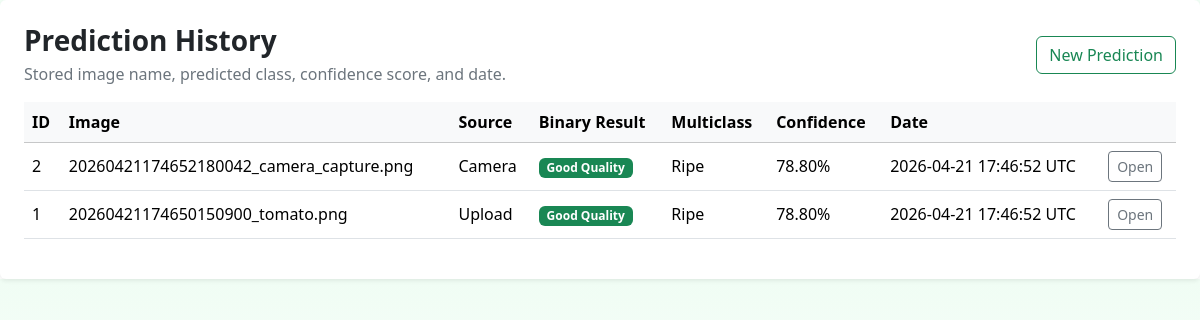
The app's page /history with its own data.
### tables this page shows
CREATE TABLE predictions (
            id INTEGER PRIMARY KEY AUTOINCREMENT,
            image_name TEXT NOT NULL,
            image_path TEXT NOT NULL,
            source TEXT NOT NULL,
            multiclass_prediction TEXT NOT NULL,
            binary_prediction TEXT NOT NULL,
            multiclass_confidence REAL NOT NULL,
            binary_confidence REAL NOT NULL,
            explanation TEXT NOT NULL,
            created_at TEXT NOT NULL
        );

### app.py (the view)
@app.route("/history")
def history():
    return render_template("history.html", predictions=query_predictions())

### app.py (called while the page is built)
def get_db() -> sqlite3.Connection:
    if "db" not in g:
        conn = sqlite3.connect(DB_PATH)
        conn.row_factory = sqlite3.Row
        g.db = conn
    return g.db

def init_db() -> None:
    db = get_db()
    db.execute(
        """
        CREATE TABLE IF NOT EXISTS predictions (
            id INTEGER PRIMARY KEY AUTOINCREMENT,
            image_name TEXT NOT NULL,
            image_path TEXT NOT NULL,
            source TEXT NOT NULL,
            multiclass_prediction TEXT NOT NULL,
            binary_prediction TEXT NOT NULL,
            multiclass_confidence REAL NOT NULL,
            binary_confidence REAL NOT NULL,
            explanation TEXT NOT NULL,
            created_at TEXT NOT NULL
        )
        """
    )
    db.commit()

def query_predictions(limit: Optional[int] = None) -> List[sqlite3.Row]:
    db = get_db()
    query = "SELECT * FROM predictions ORDER BY id DESC"
    if limit:
        return db.execute(query + " LIMIT ?", (limit,)).fetchall()
    return db.execute(query).fetchall()

@app.before_request
def before_request() -> None:
    init_db()

### templates/history.html (shortened to what this page needs)
<!DOCTYPE html>
<html lang="en">
<head>
    <link href="https://cdn.jsdelivr.net/npm/bootstrap@5.3.3/dist/css/bootstrap.min.css" rel="stylesheet">
    <link rel="stylesheet" href="/static/css/style.css">
</head>
<body>
    <div class="card shadow-sm border-0">
    <div class="card-body p-4">
        <div class="d-flex justify-content-between align-items-center flex-wrap gap-2 mb-3">
            <div>
                <h1 class="h3 fw-bold mb-1">Prediction History</h1>
                <p class="text-secondary mb-0">Stored image name, predicted class, confidence score, and date.</p>
            </div>
            <a class="btn btn-outline-success" href="./prediction.html">New Prediction</a>
        </div>
        <div class="table-responsive">
            <table class="table table-hover align-middle">
                <thead class="table-light">
                    <tr>
                        <th>ID</th>
                        <th>Image</th>
                        <th>Source</th>
                        <th>Binary Result</th>
                        <th>Multiclass</th>
                        <th>Confidence</th>
                        <th>Date</th>
                        <th></th>
                    </tr>
                </thead>
                <tbody>
                    {% for row in predictions %}
                    <tr>
                        <td>{{ row['id'] }}</td>
                        <td>{{ row['image_name'] }}</td>
                        <td>{{ row['source'] }}</td>
                        <td><span class="badge {{ 'text-bg-success' if row['binary_prediction'] == 'Good Quality' else 'text-bg-danger' }}">{{ row['binary_prediction'] }}</span></td>
                        <td>{{ row['multiclass_prediction'] }}</td>
                        <td>{{ '%.2f'|format(row['binary_confidence']) }}%</td>
                        <td>{{ row['created_at'] }}</td>
                        <td><a class="btn btn-sm btn-outline-secondary" href="./result.html">Open</a></td>
                    </tr>
                    {% else %}
                    <tr><td colspan="8" class="text-center text-muted py-4">No predictions have been saved yet.</td></tr>
                    {% endfor %}
                </tbody>
            </table>
        </div>
    </div>
</div>
</body>
</html>

### static/css/style.css (style rules this page uses)
:root { --green-900: #14532d; --green-700: #15803d; --green-600: #16a34a; --green-100: #dcfce7; --green-50: #f0fdf4; --gray-50: #f8fafc; --gray-100: #f1f5f9; --gray-600: #475569; --gray-900: #0f172a; }
body { background: linear-gradient(180deg, var(--green-50), #ffffff); color: var(--gray-900); }
.table thead th { white-space: nowrap; }

### records on screen
predictions: id "2", image_name "20260421174652180042_camera_capture.png", source "Camera", binary_prediction "Good Quality", multiclass_prediction "Ripe", binary_confidence "78.80", created_at "2026-04-21 17:46:52 UTC"
predictions: id "1", image_name "20260421174650150900_tomato.png", source "Upload", binary_prediction "Good Quality", multiclass_prediction "Ripe", binary_confidence "78.80", created_at "2026-04-21 17:46:52 UTC"
